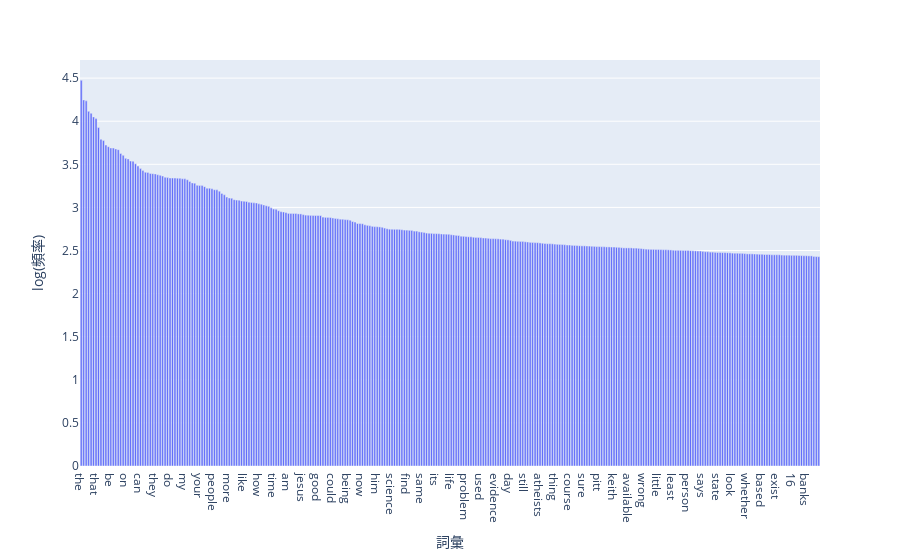

Source (notebook cell):
### Markdown cell above
### >>> **Exercise 15 (take home):** 
You can copy the code from the previous exercise and change the 'term_frequencies' variable for the 'term_frequencies_log', comment about the differences that you observe and talk about other possible insights that we can get from a log distribution.

### Code cell
# Answer here
# 對數變換常用於處理偏斜的分佈，因為它可以將較大的數值壓縮，而將較小的數值擴展，從而幫助我們更好地視覺化數據，特別是在詞頻範圍差異很大的情況下。
# 
term_frequencies = np.asarray(X_counts.sum(axis=0)).ravel()
term_frequencies_log = np.log10(term_frequencies)  # Adding 1 to avoid log(0)
# 3. Use the log-transformed frequencies for visualization
# Setting a threshold to show only terms that appear at least 100 times
threshold = 100
filtered_indices = np.where(term_frequencies >= threshold)[0]  # Filter for terms that appear at least 100 times
filtered_terms = count_vect.get_feature_names_out()[filtered_indices]
filtered_frequencies_log = term_frequencies_log[filtered_indices]

# 4. Sort the terms based on the log-transformed frequencies
sorted_indices = np.argsort(filtered_frequencies_log)[::-1]  # Sorting in descending order
top_300_terms_log = filtered_terms[sorted_indices[:300]]
top_300_frequencies_log = filtered_frequencies_log[sorted_indices[:300]]

# 5. Visualize the top 300 terms based on log-transformed frequencies
px.bar(
    x=top_300_terms_log,
    y=top_300_frequencies_log,
    labels={"x": "詞彙", "y": "log(頻率)"}
)

### Figure 1 — Plotly figure (JSON) as saved in the notebook; plotly's stock layout.template omitted (floating-point values rounded to 4 significant figures; data arrays with more than 128 entries replaced by an {"elided": "..."} marker saying what was removed)
{"data": [{"hovertemplate": "詞彙=%{x}<br>log(頻率)=%{y}<extra></extra>", "legendgroup": "", "marker": {"color": "#636efa", "pattern": {"shape": ""}}, "name": "", "orientation": "v", "showlegend": false, "textposition": "auto", "type": "bar", "x": {"elided": "300 str values"}, "xaxis": "x", "y": {"elided": "300 float values"}, "yaxis": "y"}], "layout": {"barmode": "relative", "legend": {"tracegroupgap": 0}, "margin": {"t": 60}, "xaxis": {"anchor": "y", "domain": [0, 1], "title": {"text": "詞彙"}}, "yaxis": {"anchor": "x", "domain": [0, 1], "title": {"text": "log(頻率)"}}}}
